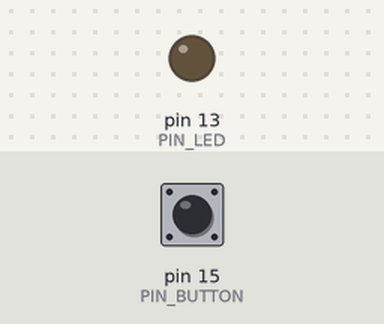
Bench run of a sketch on a simulated Arduino Uno, built with avr-gcc and run on an emulated ATmega328P. On the bench: output pins drawn as LEDs (lit = HIGH). Inputs (shaded band) come from the test bench; at power-on: pin 15 (PIN_BUTTON) LOW.

Above: at 1.2 s.
1.3 s: pin 15 (PIN_BUTTON) pulled HIGH for 0.15 s
At 1.37 s:
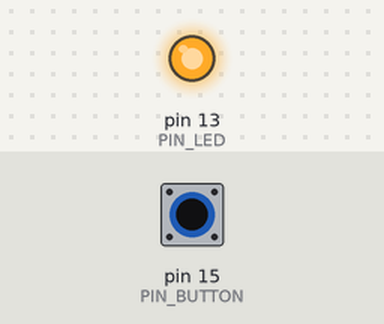
2.9 s: pin 15 (PIN_BUTTON) pulled HIGH for 3.2 s
At 7.3 s:
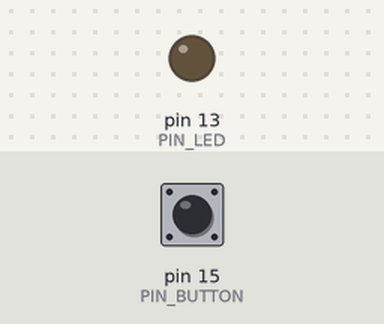
Timing chart, 0 to 8.8 s (numbered marks = the images above; inputs shaded):
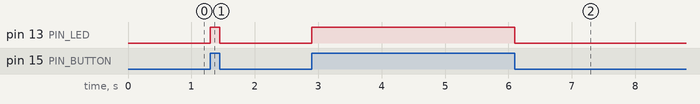

Measured:
- after the input at 1.3 s, pin 13 (PIN_LED): LOW → HIGH at once, → LOW 0.15 s later
- after the input at 2.9 s, pin 13 (PIN_LED): LOW → HIGH at once, → LOW 3.2 s later

The sketch:

Ejercicio_6.ino
```cpp
const int PIN_BUTTON = 15;  // Pin para recoger la lectura del botón.
const int PIN_LED = 13;     // Pin para interaccionar con el LED.

void setup()
{
  pinMode(PIN_BUTTON, INPUT);
  pinMode(PIN_LED, OUTPUT);
}

void loop()
{
  digitalWrite(PIN_LED, digitalRead(PIN_BUTTON));
}
```
